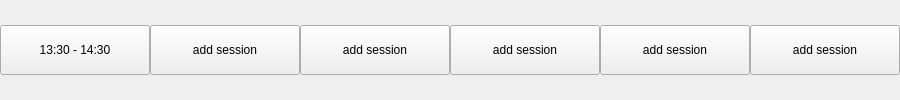
                               <widget class="QWidget" name="widget_6" native="true">
                                <layout class="QHBoxLayout" name="horizontalLayout_13">
                                 <property name="spacing">
                                  <number>0</number>
                                 </property>
                                 <property name="leftMargin">
                                  <number>0</number>
                                 </property>
                                 <property name="topMargin">
                                  <number>0</number>
                                 </property>
                                 <property name="rightMargin">
                                  <number>0</number>
                                 </property>
                                 <property name="bottomMargin">
                                  <number>0</number>
                                 </property>
                                 <item>
                                  <widget class="QWidget" name="time_slot_box_6" native="true">
                                   <layout class="QVBoxLayout" name="verticalLayout_65">
                                    <property name="spacing">
                                     <number>0</number>
                                    </property>
                                    <property name="leftMargin">
                                     <number>0</number>
                                    </property>
                                    <property name="topMargin">
                                     <number>0</number>
                                    </property>
                                    <property name="rightMargin">
                                     <number>0</number>
                                    </property>
                                    <property name="bottomMargin">
                                     <number>0</number>
                                    </property>
                                    <item>
                                     <widget class="QPushButton" name="pushButton_135">
                                      <property name="minimumSize">
                                       <size>
                                        <width>150</width>
                                        <height>50</height>
                                       </size>
                                      </property>
                                      <property name="maximumSize">
                                       <size>
                                        <width>200</width>
                                        <height>50</height>
                                       </size>
                                      </property>
                                      <property name="text">
                                       <string>13:30 - 14:30</string>
                                      </property>
                                     </widget>
                                    </item>
                                   </layout>
                                  </widget>
                                 </item>
                                 <item>
                                  <widget class="QWidget" name="cell_26" native="true">
                                   <layout class="QVBoxLayout" name="verticalLayout_66">
                                    <property name="spacing">
                                     <number>0</number>
                                    </property>
                                    <property name="leftMargin">
                                     <number>0</number>
                                    </property>
                                    <property name="topMargin">
                                     <number>0</number>
                                    </property>
                                    <property name="rightMargin">
                                     <number>0</number>
                                    </property>
                                    <property name="bottomMargin">
                                     <number>0</number>
                                    </property>
                                    <item>
                                     <layout class="QVBoxLayout" name="list_26">
                                      <item>
                                       <widget class="QPushButton" name="add_cell_26">
                                        <property name="minimumSize">
                                         <size>
                                          <width>150</width>
                                          <height>50</height>
                                         </size>
                                        </property>
                                        <property name="maximumSize">
                                         <size>
                                          <width>200</width>
                                          <height>50</height>
                                         </size>
                                        </property>
                                        <property name="text">
                                         <string>add session</string>
                                        </property>
                                       </widget>
                                      </item>
                                     </layout>
                                    </item>
                                   </layout>
                                  </widget>
                                 </item>
                                 <item>
                                  <widget class="QWidget" name="cell_27" native="true">
                                   <layout class="QVBoxLayout" name="verticalLayout_67">
                                    <property name="spacing">
                                     <number>0</number>
                                    </property>
                                    <property name="leftMargin">
                                     <number>0</number>
                                    </property>
                                    <property name="topMargin">
                                     <number>0</number>
                                    </property>
                                    <property name="rightMargin">
                                     <number>0</number>
                                    </property>
                                    <property name="bottomMargin">
                                     <number>0</number>
                                    </property>
                                    <item>
                                     <layout class="QVBoxLayout" name="list_27">
                                      <item>
                                       <widget class="QPushButton" name="add_cell_27">
                                        <property name="minimumSize">
                                         <size>
                                          <width>150</width>
                                          <height>50</height>
                                         </size>
                                        </property>
                                        <property name="maximumSize">
                                         <size>
                                          <width>200</width>
                                          <height>50</height>
                                         </size>
                                        </property>
                                        <property name="text">
                                         <string>add session</string>
                                        </property>
                                       </widget>
                                      </item>
                                     </layout>
                                    </item>
                                   </layout>
                                  </widget>
                                 </item>
                                 <item>
                                  <widget class="QWidget" name="cell_28" native="true">
                                   <layout class="QVBoxLayout" name="verticalLayout_68">
                                    <property name="spacing">
                                     <number>0</number>
                                    </property>
                                    <property name="leftMargin">
                                     <number>0</number>
                                    </property>
                                    <property name="topMargin">
                                     <number>0</number>
                                    </property>
                                    <property name="rightMargin">
                                     <number>0</number>
                                    </property>
                                    <property name="bottomMargin">
                                     <number>0</number>
                                    </property>
                                    <item>
                                     <layout class="QVBoxLayout" name="list_28">
                                      <item>
                                       <widget class="QPushButton" name="add_cell_28">
                                        <property name="minimumSize">
                                         <size>
                                          <width>150</width>
                                          <height>50</height>
                                         </size>
                                        </property>
                                        <property name="maximumSize">
                                         <size>
                                          <width>200</width>
                                          <height>50</height>
                                         </size>
                                        </property>
                                        <property name="text">
                                         <string>add session</string>
                                        </property>
                                       </widget>
                                      </item>
                                     </layout>
                                    </item>
                                   </layout>
                                  </widget>
                                 </item>
                                 <item>
                                  <widget class="QWidget" name="cell_29" native="true">
                                   <layout class="QVBoxLayout" name="verticalLayout_69">
                                    <property name="spacing">
                                     <number>0</number>
                                    </property>
                                    <property name="leftMargin">
                                     <number>0</number>
                                    </property>
                                    <property name="topMargin">
                                     <number>0</number>
                                    </property>
                                    <property name="rightMargin">
                                     <number>0</number>
                                    </property>
                                    <property name="bottomMargin">
                                     <number>0</number>
                                    </property>
                                    <item>
                                     <layout class="QVBoxLayout" name="list_29">
                                      <item>
                                       <widget class="QPushButton" name="add_cell_29">
                                        <property name="minimumSize">
                                         <size>
                                          <width>150</width>
                                          <height>50</height>
                                         </size>
                                        </property>
                                        <property name="maximumSize">
                                         <size>
                                          <width>200</width>
                                          <height>50</height>
                                         </size>
                                        </property>
                                        <property name="text">
                                         <string>add session</string>
                                        </property>
                                       </widget>
                                      </item>
                                     </layout>
                                    </item>
                                   </layout>
                                  </widget>
                                 </item>
                                 <item>
                                  <widget class="QWidget" name="cell_30" native="true">
                                   <layout class="QVBoxLayout" name="verticalLayout_70">
                                    <property name="spacing">
                                     <number>0</number>
                                    </property>
                                    <property name="leftMargin">
                                     <number>0</number>
                                    </property>
                                    <property name="topMargin">
                                     <number>0</number>
                                    </property>
                                    <property name="rightMargin">
                                     <number>0</number>
                                    </property>
                                    <property name="bottomMargin">
                                     <number>0</number>
                                    </property>
                                    <item>
                                     <layout class="QVBoxLayout" name="list_30">
                                      <item>
                                       <widget class="QPushButton" name="add_cell_30">
                                        <property name="minimumSize">
                                         <size>
                                          <width>150</width>
                                          <height>50</height>
                                         </size>
                                        </property>
                                        <property name="maximumSize">
                                         <size>
                                          <width>200</width>
                                          <height>50</height>
                                         </size>
                                        </property>
                                        <property name="text">
                                         <string>add session</string>
                                        </property>
                                       </widget>
                                      </item>
                                     </layout>
                                    </item>
                                   </layout>
                                  </widget>
                                 </item>
                                </layout>
                               </widget>
